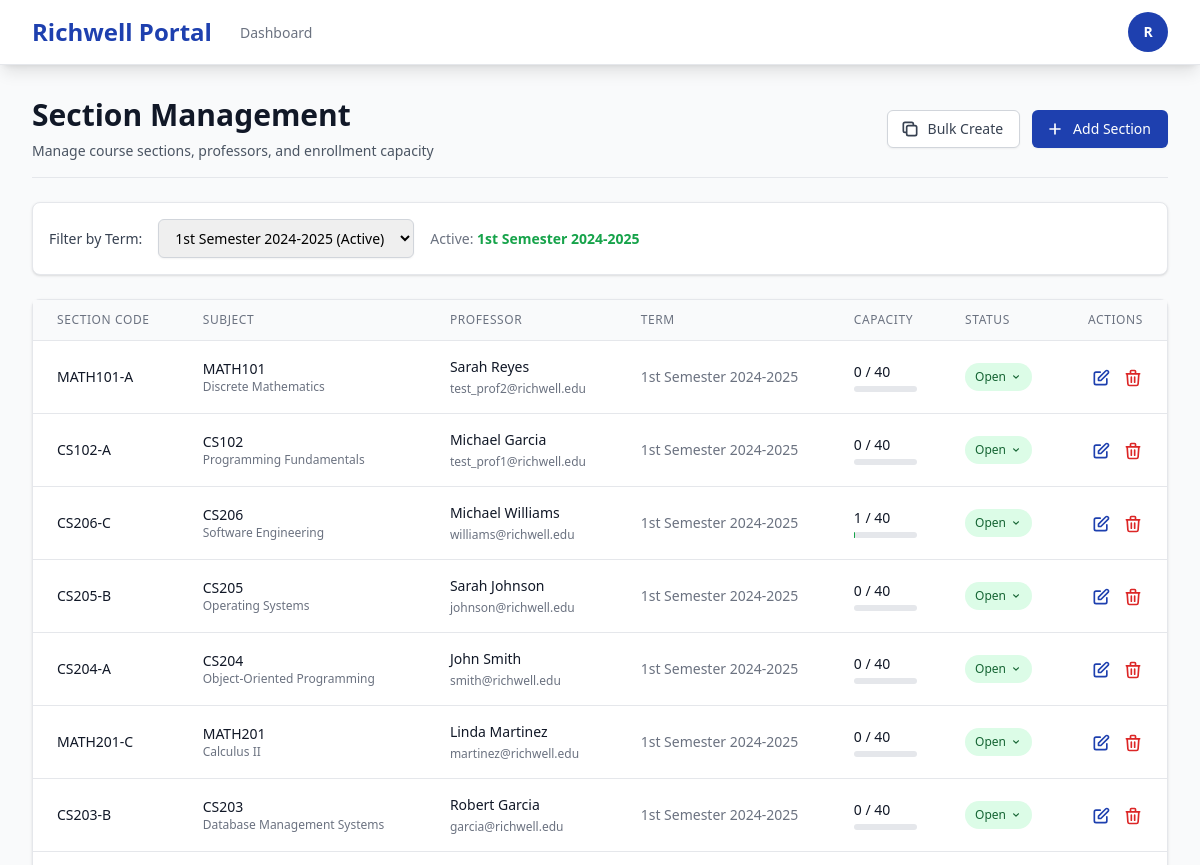
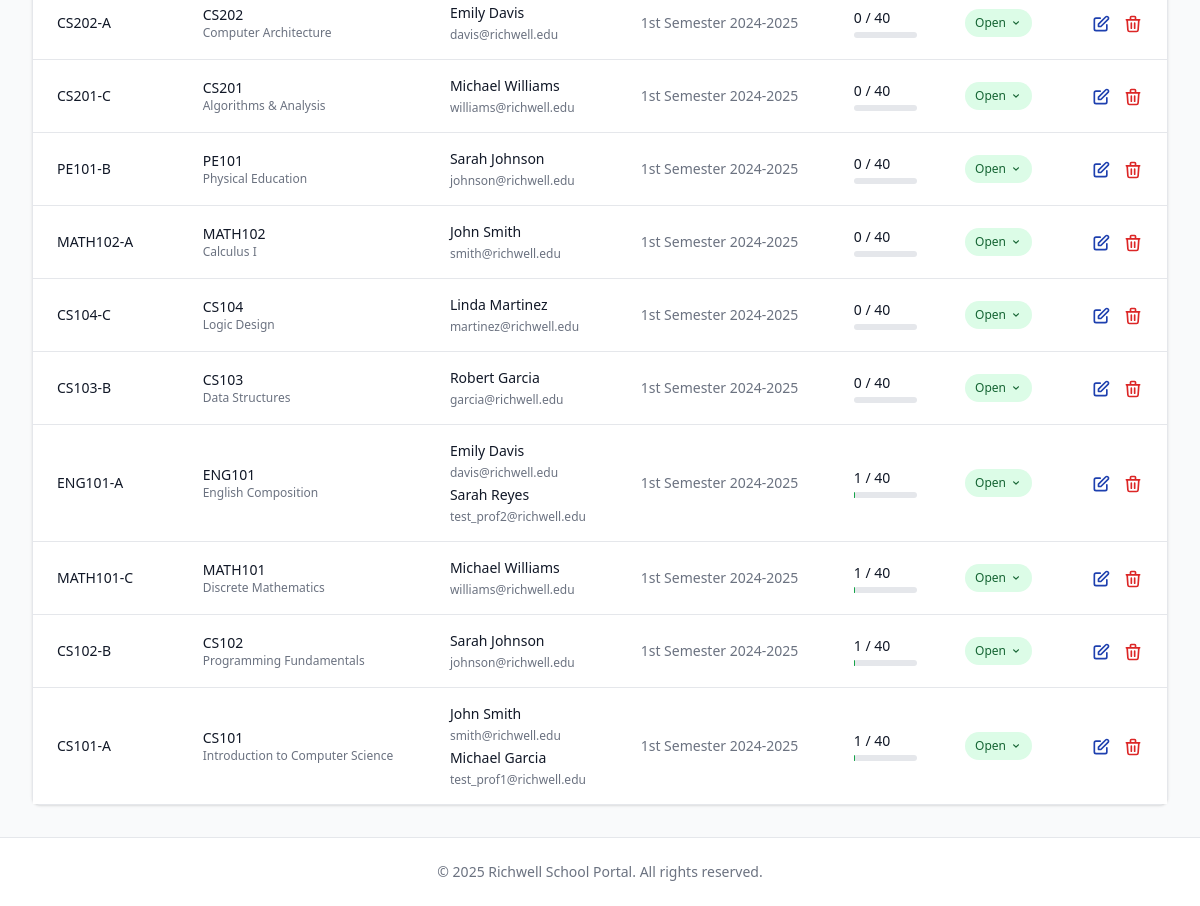
Screenshot of /registrar/enrollment/sections/ (signed in) with the database file from the repository (2 pictures, top to bottom).
### users/models.py (models this page shows, shortened)
class User(AbstractUser):
    ROLE_CHOICES = [
        ('student', 'Student'),
        ('professor', 'Professor'),
        ('registrar', 'Registrar'),
        ('dean', 'Dean'),
        ('admission', 'Admission'),
        ('admin', 'Admin'),
    ]
    role = models.CharField(max_length=20, choices=ROLE_CHOICES)
    created_at = models.DateTimeField(auto_now_add=True)

### enrollment/models.py (models this page shows, shortened)
class Term(models.Model):
    LEVEL_CHOICES = [
        ('SHS', 'Senior High School'),
        ('Bachelor', 'Bachelor'),
        ('Masteral', 'Masteral'),
    ]
    name = models.CharField(max_length=50)
    level = models.CharField(max_length=20, choices=LEVEL_CHOICES, default='Bachelor')
    start_date = models.DateField()
    end_date = models.DateField()
    add_drop_deadline = models.DateField(null=True, blank=True)
    grade_encoding_deadline = models.DateField(null=True, blank=True)
    is_active = models.BooleanField(default=False)
    archived = models.BooleanField(default=False)
    created_at = models.DateTimeField(auto_now_add=True)
    class Meta:
        unique_together = ('name', 'level')

class Section(models.Model):
    STATUS_CHOICES = [('open', 'Open'), ('full', 'Full'), ('closed', 'Closed')]
    subjects = models.ManyToManyField(Subject, related_name='sections')
    term = models.ForeignKey(Term, on_delete=models.CASCADE)
    professors = models.ManyToManyField(User, related_name='sections_taught', limit_choices_to={'role': 'professor'})
    section_code = models.CharField(max_length=20)
    capacity = models.PositiveIntegerField(default=40)
    status = models.CharField(max_length=10, choices=STATUS_CHOICES, default='open')
    created_at = models.DateTimeField(auto_now_add=True)
    class Meta:
        unique_together = ('term', 'section_code')
    @property
    def enrolled_count(self):
        return self.studentsubject_set.filter(status='enrolled').count()
    @property
    def is_full(self):
        return self.enrolled_count >= self.capacity

### academics/models.py (models this page shows, shortened)
class Subject(models.Model):
    TYPE_CHOICES = [('major', 'Major'), ('minor', 'Minor')]
    program = models.ForeignKey(Program, on_delete=models.CASCADE)
    code = models.CharField(max_length=50, unique=True)
    title = models.CharField(max_length=255)
    description = models.TextField(blank=True)
    units = models.DecimalField(max_digits=3, decimal_places=1)
    type = models.CharField(max_length=10, choices=TYPE_CHOICES, default='minor')
    recommended_year = models.PositiveIntegerField(null=True, blank=True)
    recommended_sem = models.PositiveIntegerField(null=True, blank=True)
    active = models.BooleanField(default=True)
    archived = models.BooleanField(default=False)
    created_at = models.DateTimeField(auto_now_add=True)

### enrollment/views.py (the view)
# urls.py: path('sections/', views.sections_list, name='sections_list'),
@role_required('registrar')
def sections_list(request):
    from academics.models import Subject
    active_term = Term.objects.filter(is_active=True).first()
    selected_term_id = request.GET.get('term', active_term.id if active_term else None)
    terms = Term.objects.all().order_by('-start_date')
    sections = Section.objects.all().prefetch_related('subjects', 'professors').select_related('term')
    if selected_term_id:
        sections = sections.filter(term_id=selected_term_id)
    sections = sections.order_by('-created_at')
    context = {
        'sections': sections,
        'terms': terms,
        'selected_term_id': int(selected_term_id) if selected_term_id else None,
        'active_term': active_term,
    }
    if request.headers.get('HX-Request') == 'true':
        return render(request, 'registrar/sections/sections_list_content.html', context)
    return render(request, 'registrar/sections/sections_list.html', context)

### templates/registrar/sections/sections_list.html (shortened to what this page needs)
{% extends 'base.html' %}
{% block content %}
<div class="space-y-6">
    <div class="flex justify-between items-center border-b border-gray-200 pb-4">
        <div>
            <h1 class="text-3xl font-bold text-gray-900">Section Management</h1>
            <p class="mt-2 text-sm text-gray-600">Manage course sections, professors, and enrollment capacity</p>
        </div>
        <div class="flex space-x-3">
            <button hx-get="{% url 'enrollment:sections_bulk_create' %}"
                    hx-target="#modal-container"
                    hx-swap="innerHTML"
                    class="inline-flex items-center px-4 py-2 border border-gray-300 rounded-md shadow-sm text-sm font-medium text-gray-700 bg-white hover:bg-gray-50 focus:outline-none focus:ring-2 focus:ring-offset-2 focus:ring-primary">
                <svg class="-ml-1 mr-2 h-5 w-5" fill="none" viewBox="0 0 24 24" stroke="currentColor">
                    <path stroke-linecap="round" stroke-linejoin="round" stroke-width="2" d="M8 16H6a2 2 0 01-2-2V6a2 2 0 012-2h8a2 2 0 012 2v2m-6 12h8a2 2 0 002-2v-8a2 2 0 00-2-2h-8a2 2 0 00-2 2v8a2 2 0 002 2z"/>
                </svg>
                Bulk Create
            </button>
            <button hx-get="{% url 'enrollment:section_create' %}"
                    hx-target="#modal-container"
                    hx-swap="innerHTML"
                    class="inline-flex items-center px-4 py-2 border border-transparent rounded-md shadow-sm text-sm font-medium text-white bg-primary hover:bg-blue-700 focus:outline-none focus:ring-2 focus:ring-offset-2 focus:ring-primary">
                <svg class="-ml-1 mr-2 h-5 w-5" fill="none" viewBox="0 0 24 24" stroke="currentColor">
                    <path stroke-linecap="round" stroke-linejoin="round" stroke-width="2" d="M12 6v6m0 0v6m0-6h6m-6 0H6"/>
                </svg>
                Add Section
            </button>
        </div>
    </div>
    <div class="bg-white shadow rounded-lg border border-gray-200 p-4">
        <div class="flex items-center space-x-4">
            <label for="term_filter" class="text-sm font-medium text-gray-700">Filter by Term:</label>
            <select id="term_filter"
                    name="term"
                    hx-get="{% url 'enrollment:sections_list' %}"
                    hx-target="#sections-content"
                    hx-trigger="change"
                    class="block w-64 border border-gray-300 rounded-md shadow-sm py-2 px-3 focus:outline-none focus:ring-primary focus:border-primary sm:text-sm">
                {% for term in terms %}
                <option value="{{ term.id }}" {% if term.id == selected_term_id %}selected{% endif %}>
                    {{ term.name }}{% if term.is_active %} (Active){% endif %}
                </option>
                {% endfor %}
            </select>
            {% if active_term %}
            <span class="text-sm text-gray-500">
                Active: <span class="font-semibold text-green-600">{{ active_term.name }}</span>
            </span>
            {% endif %}
        </div>
    </div>
    <div id="sections-content">
        <div class="bg-white shadow rounded-lg border border-gray-200">
            <div class="overflow-x-auto">
                {% if sections %}
                <table class="min-w-full divide-y divide-gray-200">
                    <thead class="bg-gray-50">
                        <tr>
                            <th class="px-6 py-3 text-left text-xs font-medium text-gray-500 uppercase tracking-wider">Section Code</th>
                            <th class="px-6 py-3 text-left text-xs font-medium text-gray-500 uppercase tracking-wider">Subject</th>
                            <th class="px-6 py-3 text-left text-xs font-medium text-gray-500 uppercase tracking-wider">Professor</th>
                            <th class="px-6 py-3 text-left text-xs font-medium text-gray-500 uppercase tracking-wider">Term</th>
                            <th class="px-6 py-3 text-left text-xs font-medium text-gray-500 uppercase tracking-wider">Capacity</th>
                            <th class="px-6 py-3 text-left text-xs font-medium text-gray-500 uppercase tracking-wider">Status</th>
                            <th class="px-6 py-3 text-right text-xs font-medium text-gray-500 uppercase tracking-wider">Actions</th>
                        </tr>
                    </thead>
                    <tbody class="bg-white divide-y divide-gray-200">
                        {% for section in sections %}
                        <tr class="hover:bg-gray-50">
                            <td class="px-6 py-4 whitespace-nowrap">
                                <div class="text-sm font-medium text-gray-900">{{ section.section_code }}</div>
                            </td>
                            <td class="px-6 py-4">
                                <div class="space-y-1">
                                    {% for subject in section.subjects.all %}
                                    <div>
                                        <div class="text-sm font-medium text-gray-900">{{ subject.code }}</div>
                                        <div class="text-xs text-gray-500">{{ subject.title|truncatewords:5 }}</div>
                                    </div>
                                    {% empty %}
                                    <span class="text-sm text-gray-400 italic">No subjects assigned</span>
                                    {% endfor %}
                                </div>
                            </td>
                            <td class="px-6 py-4">
                                {% if section.professors.exists %}
                                <div class="space-y-1">
                                    {% for professor in section.professors.all %}
                                    <div class="text-sm text-gray-900">{{ professor.get_full_name }}</div>
                                    <div class="text-xs text-gray-500">{{ professor.email }}</div>
                                    {% endfor %}
                                </div>
                                {% else %}
                                <span class="text-sm text-gray-400 italic">Not assigned</span>
                                {% endif %}
                            </td>
                            <td class="px-6 py-4 whitespace-nowrap text-sm text-gray-500">
                                {{ section.term.name }}
                            </td>
                            <td class="px-6 py-4 whitespace-nowrap">
                                <div class="text-sm text-gray-900">
                                    <span class="font-medium">{{ section.enrolled_count }}</span> / {{ section.capacity }}
                                </div>
                                <div class="w-full bg-gray-200 rounded-full h-1.5 mt-1">
                                    {% widthratio section.enrolled_count section.capacity 100 as enrollment_percentage %}
                                </div>
                            </td>
                            <td class="px-6 py-4 whitespace-nowrap">
                                <div class="relative inline-block text-left" x-data="{ open: false }">
                                    <button @click="open = !open"
                                            type="button"
                                            class="inline-flex items-center px-2.5 py-1.5 rounded-full text-xs font-medium cursor-pointer transition-colors
                                                   {% if section.status == 'open' %}bg-green-100 text-green-800 hover:bg-green-200
                                                   {% elif section.status == 'full' %}bg-yellow-100 text-yellow-800 hover:bg-yellow-200
                                                   {% elif section.status == 'closed' %}bg-red-100 text-red-800 hover:bg-red-200
                                                   {% endif %}">
                                        {{ section.get_status_display }}
                                        <svg class="ml-1 h-3 w-3" fill="currentColor" viewBox="0 0 20 20">
                                            <path fill-rule="evenodd" d="M5.293 7.293a1 1 0 011.414 0L10 10.586l3.293-3.293a1 1 0 111.414 1.414l-4 4a1 1 0 01-1.414 0l-4-4a1 1 0 010-1.414z" clip-rule="evenodd"/>
                                        </svg>
                                    </button>
                                </div>
                            </td>
                            <td class="px-6 py-4 whitespace-nowrap text-right text-sm font-medium space-x-2">
                                <button hx-get="{% url 'enrollment:section_update' section.id %}"
                                        hx-target="#modal-container"
                                        hx-swap="innerHTML"
                                        class="text-primary hover:text-blue-900"
                                        title="Edit">
                                    <svg class="inline h-5 w-5" fill="none" viewBox="0 0 24 24" stroke="currentColor">
                                        <path stroke-linecap="round" stroke-linejoin="round" stroke-width="2" d="M11 5H6a2 2 0 00-2 2v11a2 2 0 002 2h11a2 2 0 002-2v-5m-1.414-9.414a2 2 0 112.828 2.828L11.828 15H9v-2.828l8.586-8.586z"/>
                                    </svg>
                                </button>
                                <a href="{% url 'enrollment:section_delete' section.id %}"
                                   class="text-red-600 hover:text-red-900"
                                   title="Delete">
                                    <svg class="inline h-5 w-5" fill="none" viewBox="0 0 24 24" stroke="currentColor">
                                        <path stroke-linecap="round" stroke-linejoin="round" stroke-width="2" d="M19 7l-.867 12.142A2 2 0 0116.138 21H7.862a2 2 0 01-1.995-1.858L5 7m5 4v6m4-6v6m1-10V4a1 1 0 00-1-1h-4a1 1 0 00-1 1v3M4 7h16"/>
                                    </svg>
                                </a>
                            </td>
                        </tr>
                        {% endfor %}
                    </tbody>
                </table>
                {% endif %}
            </div>
        </div>
    </div>
</div>
{% endblock %}

### templates/base.html (shortened to what this page needs)
<!DOCTYPE html>
<html lang="en">
<head>
    <script src="https://cdn.tailwindcss.com"></script>
</head>
<body class="bg-gray-50 min-h-screen">
    {% if user.is_authenticated %}
    <nav class="bg-white shadow-lg border-b border-gray-200" x-data="{ open: false }">
        <div class="max-w-7xl mx-auto px-4 sm:px-6 lg:px-8">
            <div class="flex justify-between h-16">
                <div class="flex">
                    <div class="flex-shrink-0 flex items-center">
                        <a href="{% url 'dashboard' %}" class="text-2xl font-bold text-primary">
                            Richwell Portal
                        </a>
                    </div>
                    <div class="hidden sm:ml-6 sm:flex sm:space-x-8">
                        <a href="{% url 'dashboard' %}"
                           class="{% if request.resolver_match.url_name == 'dashboard' %}border-primary text-gray-900{% else %}border-transparent text-gray-500 hover:border-gray-300 hover:text-gray-700{% endif %} inline-flex items-center px-1 pt-1 border-b-2 text-sm font-medium">
                            Dashboard
                        </a>
                    </div>
                </div>
                <div class="hidden sm:ml-6 sm:flex sm:items-center">
                    <div class="relative" x-data="{ userMenu: false }">
                        <button @click="userMenu = !userMenu"
                                type="button"
                                class="bg-white flex text-sm rounded-full focus:outline-none focus:ring-2 focus:ring-offset-2 focus:ring-primary">
                            <div class="h-10 w-10 rounded-full bg-primary flex items-center justify-center text-white font-semibold">
                                {{ user.username|slice:":1"|upper }}
                            </div>
                        </button>
                    </div>
                </div>
            </div>
        </div>
    </nav>
    {% endif %}
    <main class="max-w-7xl mx-auto px-4 sm:px-6 lg:px-8 py-8">
        {% block content %}{% endblock %}
    </main>
    <footer class="bg-white border-t border-gray-200 mt-auto">
        <div class="max-w-7xl mx-auto py-6 px-4 sm:px-6 lg:px-8">
            <p class="text-center text-sm text-gray-500">
                &copy; 2025 Richwell School Portal. All rights reserved.
            </p>
        </div>
    </footer>
</body>
</html>

### rows the page displays
User: username "R"
Term: name "1st Semester 2024-2025"
Section: section_code "MATH101-A", term.name "1st Semester 2024-2025", enrolled_count "0", capacity "40", status "Open"
Subject: code "MATH101", title "Discrete Mathematics"
User: get_full_name "Sarah Reyes", email "test_prof2@richwell.edu"
Section: section_code "CS102-A", term.name "1st Semester 2024-2025", enrolled_count "0", capacity "40", status "Open"
Subject: code "CS102", title "Programming Fundamentals"
User: get_full_name "Michael Garcia", email "test_prof1@richwell.edu"
Section: section_code "CS206-C", term.name "1st Semester 2024-2025", enrolled_count "1", capacity "40", status "Open"
Subject: code "CS206", title "Software Engineering"
User: get_full_name "Michael Williams", email "williams@richwell.edu"
Section: section_code "CS205-B", term.name "1st Semester 2024-2025", enrolled_count "0", capacity "40", status "Open"
Subject: code "CS205", title "Operating Systems"
User: get_full_name "Sarah Johnson", email "johnson@richwell.edu"
Section: section_code "CS204-A", term.name "1st Semester 2024-2025", enrolled_count "0", capacity "40", status "Open"
Subject: code "CS204", title "Object-Oriented Programming"
User: get_full_name "John Smith", email "smith@richwell.edu"
Section: section_code "MATH201-C", term.name "1st Semester 2024-2025", enrolled_count "0", capacity "40", status "Open"
Subject: code "MATH201", title "Calculus II"
User: get_full_name "Linda Martinez", email "martinez@richwell.edu"
Section: section_code "CS203-B", term.name "1st Semester 2024-2025", enrolled_count "0", capacity "40", status "Open"
Subject: code "CS203", title "Database Management Systems"
User: get_full_name "Robert Garcia", email "garcia@richwell.edu"
Section: section_code "CS202-A", term.name "1st Semester 2024-2025", enrolled_count "0", capacity "40", status "Open"
Subject: code "CS202", title "Computer Architecture"
User: get_full_name "Emily Davis", email "davis@richwell.edu"
Section: section_code "CS201-C", term.name "1st Semester 2024-2025", enrolled_count "0", capacity "40", status "Open"
Subject: code "CS201", title "Algorithms & Analysis"
Section: section_code "PE101-B", term.name "1st Semester 2024-2025", enrolled_count "0", capacity "40", status "Open"
Subject: code "PE101", title "Physical Education"
Section: section_code "MATH102-A", term.name "1st Semester 2024-2025", enrolled_count "0", capacity "40", status "Open"
Subject: code "MATH102", title "Calculus I"
Section: section_code "CS104-C", term.name "1st Semester 2024-2025", enrolled_count "0", capacity "40", status "Open"
Subject: code "CS104", title "Logic Design"
Section: section_code "CS103-B", term.name "1st Semester 2024-2025", enrolled_count "0", capacity "40", status "Open"
Subject: code "CS103", title "Data Structures"
Section: section_code "ENG101-A", term.name "1st Semester 2024-2025", enrolled_count "1", capacity "40", status "Open"
Subject: code "ENG101", title "English Composition"
Section: section_code "MATH101-C", term.name "1st Semester 2024-2025", enrolled_count "1", capacity "40", status "Open"
Section: section_code "CS102-B", term.name "1st Semester 2024-2025", enrolled_count "1", capacity "40", status "Open"
Section: section_code "CS101-A", term.name "1st Semester 2024-2025", enrolled_count "1", capacity "40", status "Open"
Subject: code "CS101", title "Introduction to Computer Science"

### other values shown
form field term "1st Semester 2024-2025 (Active)"
